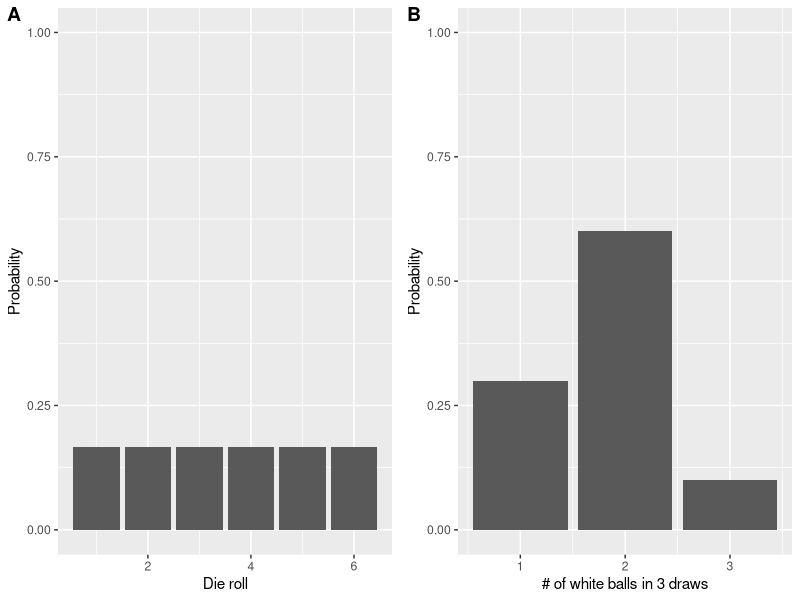

The R source for this figure: (Note: this script raises an error after producing the figure.)
## ---- chunk 1
library(tidyverse)
library(cowplot)
dice.outcomes <- seq(1,6)
dice.probs <- rep(1/6, 6)
dice <- data.frame(outcomes = dice.outcomes, probability = dice.probs)
dice.plot <- 
  ggplot(dice, aes(x = outcomes, y = probability)) + 
  geom_col() + ylim(0,1) + 
  labs(x = "Die roll", y = "Probability")

urn.outcomes <- seq(1,3)
urn.probs <- c(0.3, 0.6, 0.1)
urns <- data.frame(outcomes = urn.outcomes, probability = urn.probs)
urn.plot <- 
  ggplot(urns, aes(x = outcomes, y = probability)) + 
  geom_col() + ylim(0,1) + 
  labs(x = "# of white balls in 3 draws", y = "Probability")

plot_grid(dice.plot, urn.plot, labels = c("A","B"))
## ---- chunk 2
knitr::include_graphics("./figures/fig-probability-addition-rule.png")
## ---- chunk 3
knitr::include_graphics("./figures/fig-urns-probability-tree.png")
